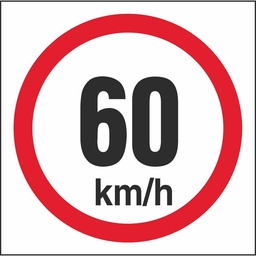
#> input picture validation/img/Speed60.jpg, 256 x 256 px, shrunk from 1000 x 1000 before the run; its folder holds only this picture in this run
$ python -i CircleDetection.py   (imports and definitions only)
#> lines starting #> are read from the running program, lines starting #| are printed output that depends on the picture
#> further down, picture is the input picture: PIL image 256x256 RGB; mean R, G, B 220.8, 184.4, 187.4
### validation/circle_detection/extract_red_from_image.py
from PIL import Image
from preprocessor.color_recognizor import red_validator

import os


def filter_red(input_img):
    img = input_img.copy()
    img_loaded = img.load()

    (width, height) = img.size
#> width = 256; height = 256

    for i in range(width):
        for j in range(height):
            (r, g, b) = img_loaded[i, j]

            if red_validator(r, g, b) is False:
                img_loaded[i, j] = (0, 0, 0)

    return img


# [13 lines of commented-out code are left out]

### preprocessor/color_recognizor.py
# [6 lines left out: function is_pixel_red, not called in this run]


def red_validator(r, g, b):
    h, s, v = rgb_to_hsv(r, g, b)
    red1_lower = [0, 50, 20]
    red1_upper = [10, 100, 100]

    red2_lower = [300, 50, 20]
    red2_upper = [360, 100, 100]

    if (is_value_between(h, red1_lower[0], red1_upper[0]) and
            is_value_between(s, red1_lower[1], red1_upper[1]) and
            is_value_between(v, red1_lower[2], red1_upper[2])):
        return True
    elif (is_value_between(h, red2_lower[0], red2_upper[0]) and
          is_value_between(s, red2_lower[1], red2_upper[1]) and
          is_value_between(v, red2_lower[2], red2_upper[2])):
        return True
    else:
        return False


def is_value_between(check, lower_bound, upper_bound):
    if lower_bound <= check <= upper_bound:
        return True
    else:
        return False


def rgb_to_hsv(r, g, b):
    r, g, b = r / 255.0, g / 255.0, b / 255.0
    mx = max(r, g, b)
    mn = min(r, g, b)
    df = mx - mn
    if mx == mn:
        h = 0
    elif mx == r:
        h = (60 * ((g - b) / df) + 360) % 360
    elif mx == g:
        h = (60 * ((b - r) / df) + 120) % 360
    elif mx == b:
        h = (60 * ((r - g) / df) + 240) % 360
    if mx == 0:
        s = 0
    else:
        s = (df / mx) * 100
    v = mx * 100
    return h, s, v

### validation/circle_detection/CircleDetection.py
import cv2
import numpy as np
import math
from validation.circle_detection.extract_red_from_image import filter_red as red


class ValidatedImage:
    def __init__(self, pil_image):
        self.img = cv2.cvtColor(np.array(pil_image), cv2.COLOR_RGB2BGR)
        self.red_img = cv2.cvtColor(np.array(red(pil_image)), cv2.COLOR_RGB2BGR)
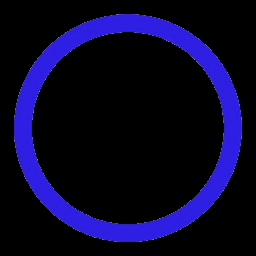
#> self.red_img: shape (256, 256, 3); mean R, G, B 9, 6.1, 41.2
        self.is_valid = None
        self.circle_center = None
        self.radius = None

    #Checks whether the inputted circle fits within the picture
    def __is_inside_image(self, a, b, r):
        height, width, channels = self.img.shape
        a = int(a)
        b = int(b)
        r = int(r)

        if (a - r) < 0 or (a + r) > width or (b - r) < 0 or (b + r) > height:
            return False
        else:
            return True

    def __find_largest_circle_within_image(self, detected_circles):
        r_max = 0
        b_max = None
        a_max = None
        for pt in detected_circles[0, :]:
            a, b, r = pt[0], pt[1], pt[2]
            if self.__is_inside_image(a, b, r) and r > r_max:
                r_max, a_max, b_max = r, a, b

        if r_max == 0:
            r_max = None
        return a_max, b_max, r_max

    def circle_detection(self):
        self.circle_detection_with_params(6, 52, 27, 8, 0)


    def circle_detection_with_params(self, min_distance, param1, param2, min_radius, max_radius):
        # Convert image to grayscale.
#> called with min_distance = 6, param1 = 52, param2 = 27, min_radius = 8, max_radius = 0
        gray = cv2.cvtColor(self.red_img, cv2.COLOR_BGR2GRAY)
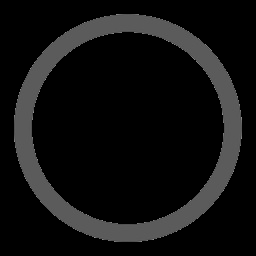
#> gray: shape (256, 256); min 0, max 155, mean 16.9

        # Blur using a 3 * 3 kernel.
        gray_blurred = cv2.blur(gray, (3, 3))
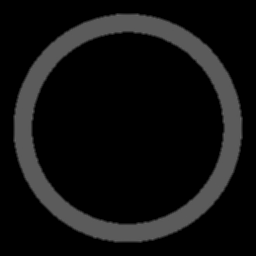
#> gray_blurred: shape (256, 256); min 0, max 102, mean 16.9


        height, width, channels = self.img.shape
        half_max_dim = math.ceil(max(height, width) / 2)

        # Apply Hough Transform on the blurred image.
        detected_circles = cv2.HoughCircles(gray_blurred,
                                            cv2.HOUGH_GRADIENT, 1, min_distance, param1=param1,
                                            param2=param2, minRadius=min_radius, maxRadius=half_max_dim)

        if detected_circles is not None:

            # Convert the parameters a, b and r to integers
            detected_circles = np.uint16(np.around(detected_circles))

            a, b, r = self.__find_largest_circle_within_image(detected_circles)
#> the loop in __find_largest_circle_within_image, `for pt in detected_circles[0, :]:` made 34 passes
#> pt on passes 1 to 12: [128, 126, 115], [136, 134, 105], [134, 122, 105], [122, 136, 105], [118, 124, 105], [138, 128, 105], [130, 118, 105], [122, 118, 103], [116, 132, 102], [132, 140, 102], [122, 142, 99], [136, 114, 99]

            if r is not None and (a, b) is not None:
                self.is_valid = True
                self.circle_center = a, b
                self.radius = r
            else:
                self.is_valid = False
        else:
            self.is_valid = False

    def draw_circle(self, dest_path, file_name):
        # Draw the circle.
        if self.radius is not None and self.circle_center is not None:
            cv2.circle(self.img, self.circle_center, self.radius, (0, 255, 0), 2)

            # Draw a small circle (of radius 1) to show the center.
            cv2.circle(self.img, self.circle_center, 1, (0, 0, 255), 3)

            cv2.imwrite(dest_path + file_name, self.img)

        else:
            cv2.imwrite(dest_path + file_name, self.red_img)

>>> from PIL import Image
>>> picture = Image.open('../img/Speed60.jpg')
>>> result = ValidatedImage(picture).circle_detection()

$ run again, on validation/img/circle.jpg
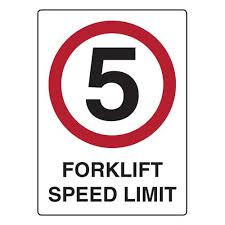
#> input picture validation/img/circle.jpg, 225 x 225 px
#> picture is the input picture: PIL image 225x225 RGB; mean R, G, B 226.8, 213.5, 215.1
#> in __init__, `self.red_img = cv2.cvtColor(np.array(red(pil_image)), cv2.COLOR_RGB2BGR)`:
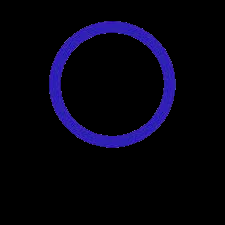
#> self.red_img: shape (225, 225, 3); mean R, G, B 4.3, 2.8, 15.2
#> in circle_detection_with_params, `gray = cv2.cvtColor(self.red_img, cv2.COLOR_BGR2GRAY)`:
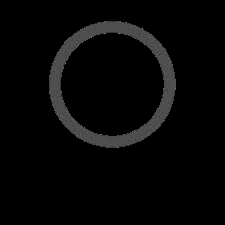
#> gray: shape (225, 225); min 0, max 136, mean 6.7
#> the loop in __find_largest_circle_within_image, `for pt in detected_circles[0, :]:` made 16 passes
#> pt on passes 1 to 8: [112, 82, 64], [106, 88, 57], [116, 90, 57], [118, 80, 56], [106, 80, 56], [110, 76, 59], [122, 90, 52], [104, 74, 51]
